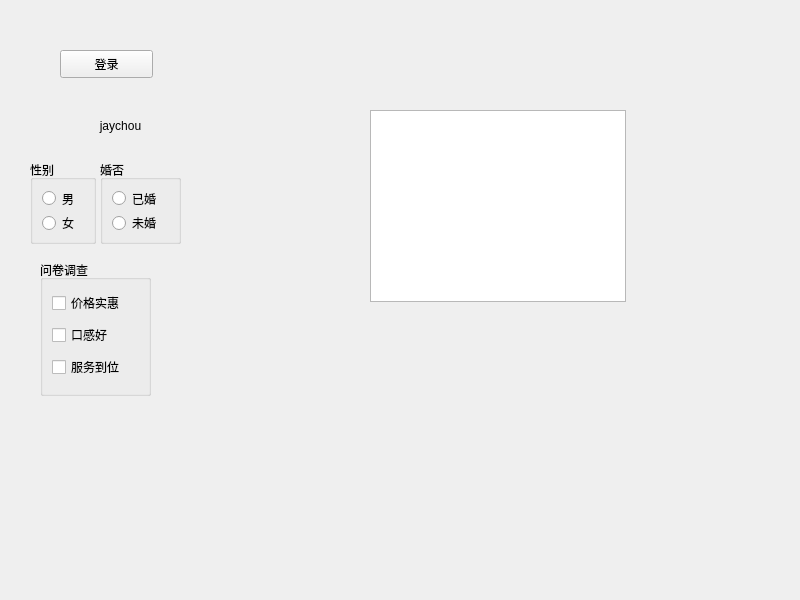
<?xml version="1.0" encoding="UTF-8"?>
<ui version="4.0">
 <class>Widget</class>
 <widget class="QWidget" name="Widget">
  <property name="geometry">
   <rect>
    <x>0</x>
    <y>0</y>
    <width>800</width>
    <height>600</height>
   </rect>
  </property>
  <property name="windowTitle">
   <string>Widget</string>
  </property>
  <widget class="QPushButton" name="pushButton">
   <property name="geometry">
    <rect>
     <x>60</x>
     <y>50</y>
     <width>93</width>
     <height>28</height>
    </rect>
   </property>
   <property name="text">
    <string>登录</string>
   </property>
  </widget>
  <widget class="QToolButton" name="toolButton">
   <property name="geometry">
    <rect>
     <x>50</x>
     <y>80</y>
     <width>141</width>
     <height>91</height>
    </rect>
   </property>
   <property name="text">
    <string>jaychou</string>
   </property>
   <property name="icon">
    <iconset>
     <normaloff>:/image/jay.jpg</normaloff>:/image/jay.jpg</iconset>
   </property>
   <property name="toolButtonStyle">
    <enum>Qt::ToolButtonTextBesideIcon</enum>
   </property>
   <property name="autoRaise">
    <bool>true</bool>
   </property>
  </widget>
  <widget class="QGroupBox" name="groupBox">
   <property name="geometry">
    <rect>
     <x>30</x>
     <y>160</y>
     <width>66</width>
     <height>84</height>
    </rect>
   </property>
   <property name="title">
    <string>性别</string>
   </property>
   <layout class="QVBoxLayout" name="verticalLayout">
    <item>
     <widget class="QRadioButton" name="rBtnMan">
      <property name="text">
       <string>男</string>
      </property>
     </widget>
    </item>
    <item>
     <widget class="QRadioButton" name="rBtnWoman">
      <property name="text">
       <string>女</string>
      </property>
     </widget>
    </item>
   </layout>
  </widget>
  <widget class="QGroupBox" name="groupBox_2">
   <property name="geometry">
    <rect>
     <x>100</x>
     <y>160</y>
     <width>81</width>
     <height>84</height>
    </rect>
   </property>
   <property name="title">
    <string>婚否</string>
   </property>
   <layout class="QVBoxLayout" name="verticalLayout_2">
    <item>
     <widget class="QRadioButton" name="radioButton_3">
      <property name="text">
       <string>已婚</string>
      </property>
     </widget>
    </item>
    <item>
     <widget class="QRadioButton" name="radioButton_4">
      <property name="text">
       <string>未婚</string>
      </property>
     </widget>
    </item>
   </layout>
  </widget>
  <widget class="QGroupBox" name="groupBox_3">
   <property name="geometry">
    <rect>
     <x>40</x>
     <y>260</y>
     <width>111</width>
     <height>136</height>
    </rect>
   </property>
   <property name="title">
    <string>问卷调查</string>
   </property>
   <layout class="QVBoxLayout" name="verticalLayout_3">
    <item>
     <widget class="QCheckBox" name="checkBox">
      <property name="text">
       <string>价格实惠</string>
      </property>
     </widget>
    </item>
    <item>
     <widget class="QCheckBox" name="checkBox_2">
      <property name="text">
       <string>口感好</string>
      </property>
     </widget>
    </item>
    <item>
     <widget class="QCheckBox" name="cBox">
      <property name="text">
       <string>服务到位</string>
      </property>
     </widget>
    </item>
   </layout>
  </widget>
  <widget class="QListWidget" name="listWidget">
   <property name="geometry">
    <rect>
     <x>370</x>
     <y>110</y>
     <width>256</width>
     <height>192</height>
    </rect>
   </property>
  </widget>
 </widget>
 <resources/>
 <connections/>
</ui>
